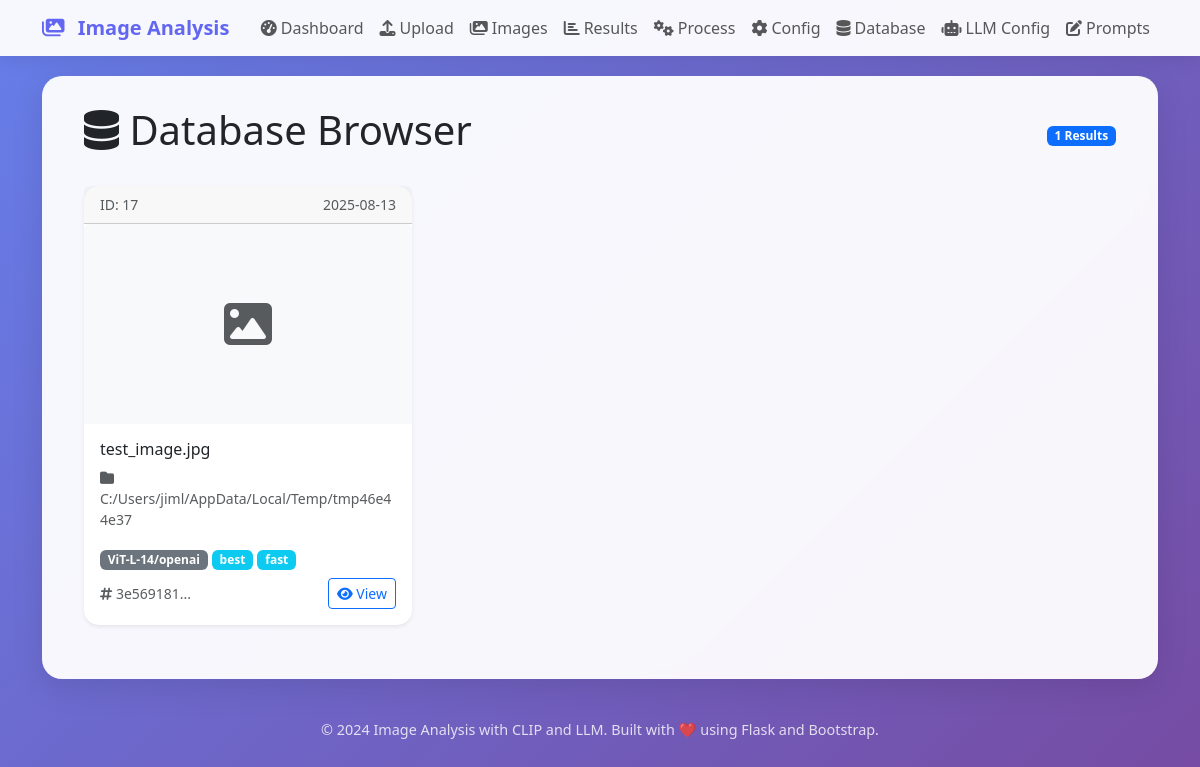
The page /database on the database as committed earlier.
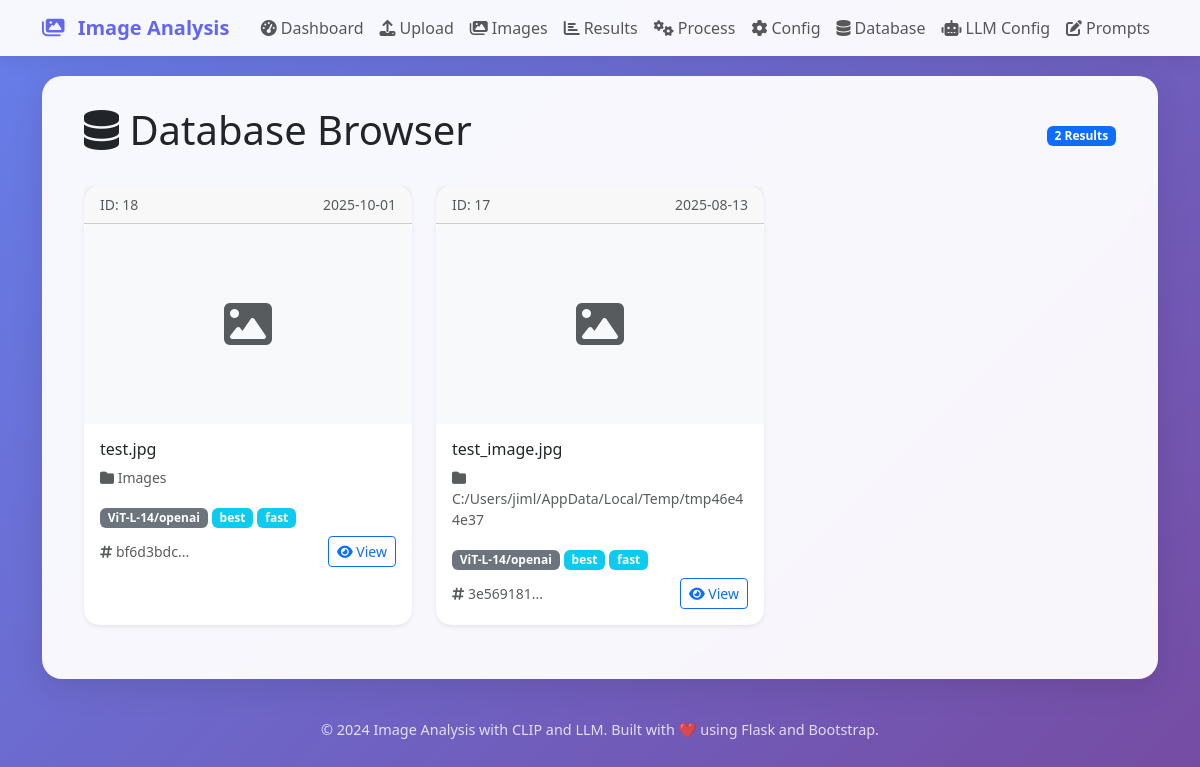
The same page on the database as committed later.
### tables this page shows
CREATE TABLE analysis_results (
                    id INTEGER PRIMARY KEY AUTOINCREMENT,
                    filename TEXT NOT NULL,
                    directory TEXT NOT NULL,
                    md5 TEXT NOT NULL,
                    model TEXT,
                    modes TEXT,
                    prompts TEXT,
                    analysis_results TEXT,
                    settings TEXT,
                    llm_results TEXT,
                    date_added TEXT,
                    UNIQUE(md5)
                );

### src/routes/main_routes.py (the view)
    @app.route('/database')
    def database():
        results = db_manager.get_all_results() if db_manager else []
        return render_template('database.html', results=results)

### src/database/db_manager.py (called while the page is built)
    def get_connection(self):
        return sqlite3.connect(self.db_path)

    def get_all_results(self) -> List[Dict[str, Any]]:
        with self.get_connection() as conn:
            cur = conn.execute('SELECT * FROM analysis_results ORDER BY date_added DESC')
            rows = cur.fetchall()
            return [self._row_to_dict(cur, row) for row in rows]

    def _row_to_dict(self, cur, row) -> Dict[str, Any]:
        columns = [desc[0] for desc in cur.description]
        data = dict(zip(columns, row))
        for key in ['modes', 'prompts', 'analysis_results', 'settings', 'llm_results']:
            if data.get(key):
                try:
                    data[key] = json.loads(data[key])
                except Exception:
                    pass
        return data

### src/viewers/templates/database.html (shortened to what this page needs)
{% extends "base.html" %}
{% block content %}
<div class="container-fluid">
    <div class="row">
        <div class="col-12">
            <div class="d-flex justify-content-between align-items-center mb-4">
                <h1><i class="fas fa-database"></i> Database Browser</h1>
                <div>
                    <span class="badge bg-primary">{{ results|length }} Results</span>
                </div>
            </div>
            {% if results %}
            <div class="row">
                {% for result in results %}
                <div class="col-md-6 col-lg-4 mb-4">
                    <div class="card h-100 shadow-sm">
                        <div class="card-header d-flex justify-content-between align-items-center">
                            <small class="text-muted">ID: {{ result.id }}</small>
                            <small class="text-muted">{{ result.date_added[:10] }}</small>
                        </div>
                        {% if result.thumbnail %}
                        <img src="{{ result.thumbnail }}" class="card-img-top" alt="{{ result.filename }}" style="height: 200px; object-fit: cover;">
                        {% else %}
                        <div class="card-img-top bg-light d-flex align-items-center justify-content-center" style="height: 200px;">
                            <i class="fas fa-image fa-3x text-muted"></i>
                        </div>
                        {% endif %}
                        <div class="card-body">
                            <h6 class="card-title text-truncate" title="{{ result.filename }}">
                                {{ result.filename }}
                            </h6>
                            <p class="card-text small text-muted">
                                <i class="fas fa-folder"></i> {{ result.directory }}
                            </p>
                            <div class="mb-2">
                                <span class="badge bg-secondary">{{ result.model }}</span>
                                {% for mode in result.modes %}
                                <span class="badge bg-info">{{ mode }}</span>
                                {% endfor %}
                            </div>
                            <div class="d-flex justify-content-between align-items-center">
                                <small class="text-muted">
                                    <i class="fas fa-hashtag"></i> {{ result.md5[:8] }}...
                                </small>
                                <button class="btn btn-sm btn-outline-primary"
                                        onclick="viewResult({{ result.id }})">
                                    <i class="fas fa-eye"></i> View
                                </button>
                            </div>
                        </div>
                    </div>
                </div>
                {% endfor %}
            </div>
            {% endif %}
        </div>
    </div>
</div>
{% endblock %}

### src/viewers/templates/base.html (shortened to what this page needs)
<!DOCTYPE html>
<html lang="en">
<head>
    <link href="https://cdn.jsdelivr.net/npm/bootstrap@5.3.0/dist/css/bootstrap.min.css" rel="stylesheet">
    <link href="https://cdnjs.cloudflare.com/ajax/libs/font-awesome/6.4.0/css/all.min.css" rel="stylesheet">
</head>
<body>
    <nav class="navbar navbar-expand-lg navbar-light">
        <div class="container">
            <a class="navbar-brand" href="{{ url_for('index') }}">
                <i class="fas fa-images me-2"></i>
                Image Analysis
            </a>
            <div class="collapse navbar-collapse" id="navbarNav">
                <ul class="navbar-nav ms-auto">
                    <li class="nav-item">
                        <a class="nav-link" href="{{ url_for('index') }}">
                            <i class="fas fa-tachometer-alt me-1"></i>Dashboard
                        </a>
                    </li>
                    <li class="nav-item">
                        <a class="nav-link" href="{{ url_for('upload') }}">
                            <i class="fas fa-upload me-1"></i>Upload
                        </a>
                    </li>
                    <li class="nav-item">
                        <a class="nav-link" href="{{ url_for('images') }}">
                            <i class="fas fa-images me-1"></i>Images
                        </a>
                    </li>
                    <li class="nav-item">
                        <a class="nav-link" href="{{ url_for('results') }}">
                            <i class="fas fa-chart-bar me-1"></i>Results
                        </a>
                    </li>
                    <li class="nav-item">
                        <a class="nav-link" href="{{ url_for('process') }}">
                            <i class="fas fa-cogs me-1"></i>Process
                        </a>
                    </li>
                    <li class="nav-item">
                        <a class="nav-link" href="{{ url_for('config') }}">
                            <i class="fas fa-cog me-1"></i>Config
                        </a>
                    </li>
                    <li class="nav-item">
                        <a class="nav-link" href="{{ url_for('database') }}">
                            <i class="fas fa-database me-1"></i>Database
                        </a>
                    </li>
                    <li class="nav-item">
                        <a class="nav-link" href="{{ url_for('llm_config') }}">
                            <i class="fas fa-robot me-1"></i>LLM Config
                        </a>
                    </li>
                    <li class="nav-item">
                        <a class="nav-link" href="{{ url_for('prompts') }}">
                            <i class="fas fa-edit me-1"></i>Prompts
                        </a>
                    </li>
                </ul>
            </div>
        </div>
    </nav>
    <div class="container">
        <div class="main-container">
            {% block content %}{% endblock %}
        </div>
    </div>
    <div class="footer">
        <p>&copy; 2024 Image Analysis with CLIP and LLM. Built with ❤️ using Flask and Bootstrap.</p>
    </div>
</body>
</html>

### src/viewers/templates/base.html (style rules this page uses)
:root { --primary-color: #6366f1; --secondary-color: #8b5cf6; --success-color: #10b981; --warning-color: #f59e0b; --danger-color: #ef4444; --dark-color: #1f2937; --light-color: #f9fafb; }
body { background: linear-gradient(135deg, #667eea 0%, #764ba2 100%); min-height: 100vh; font-family: 'Segoe UI', Tahoma, Geneva, Verdana, sans-serif; }
.navbar { background: rgba(255, 255, 255, 0.95) !important; backdrop-filter: blur(10px); box-shadow: 0 2px 20px rgba(0, 0, 0, 0.1); }
.navbar-brand { font-weight: bold; color: var(--primary-color) !important; }
.main-container { background: rgba(255, 255, 255, 0.95); backdrop-filter: blur(10px); border-radius: 20px; box-shadow: 0 8px 32px rgba(0, 0, 0, 0.1); margin: 20px 0; padding: 30px; }
.card { border: none; border-radius: 15px; box-shadow: 0 4px 20px rgba(0, 0, 0, 0.08); transition: transform 0.3s ease, box-shadow 0.3s ease; }
.footer { text-align: center; padding: 20px; color: rgba(255, 255, 255, 0.8); font-size: 0.9rem; }

Rows that differ between the two databases and show on the page:
added analysis_results: id "18", date_added "2025-10-01", filename "test.jpg", directory "Images", model "ViT-L-14/openai", modes "best" "fast", md5 "bf6d3bdc"
Other text that changed with them:
{{ results|length }}: "1" → "2"
